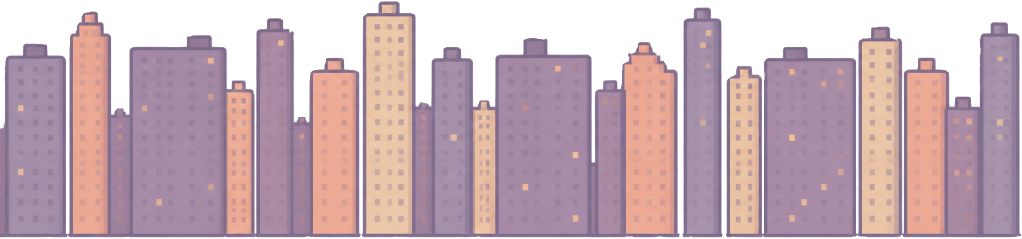
#> input picture art-src/bg/far_park.png, 2044 x 478 px (shown at 1/2 size)
$ python patch_park_mid_1.py far_park.png far_street.png
#> lines starting #> are read from the running program, lines starting #| are printed output that depends on the picture
"""Fix the one smudged (outline-less, blurred) garment on the 5th-floor balcony of park_mid_1_v3 by copying
the matching balcony window+laundry rectangle from floor 1 of the SAME image (floors repeat at +664 px from floor 1
to floor 5, dx=0, found by image matching on the window/AC columns). Input: cleaned sheet, output: patched sheet."""
import sys
from PIL import Image

src, out = sys.argv[1], sys.argv[2]
im = Image.open(src).convert('RGBA')
#> im is the input picture: PIL image 2044x478 RGBA; mean R, G, B, A 161.7, 131.7, 145.3, 188.1
X0, X1 = 45, 258      # balcony window opening incl. laundry, inside the balcony outline
Y0, Y1 = 113, 212     # floor-1 rows: below window head, above balcony slab
OFF = 664
patch = im.crop((X0, Y0, X1, Y1))
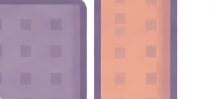
#> patch: PIL image 213x99 RGBA; mean R, G, B, A 177.5, 140.3, 152.5, 201.7; transparent parts drawn white
im.paste(patch, (X0, Y0 + OFF))
im.save(out)
print('patched', out)

$ run again, on art-src/bg/office_mid_1.png
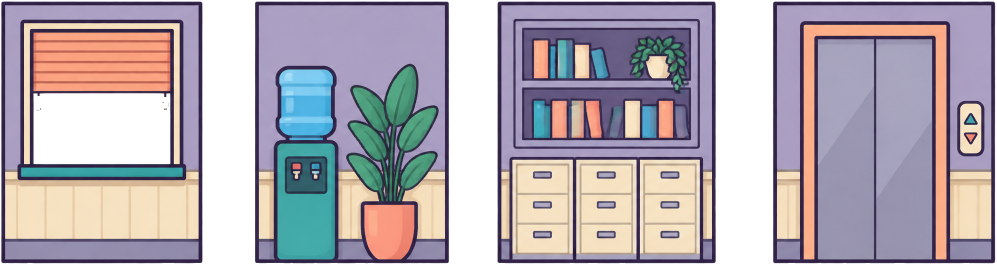
#> input picture art-src/bg/office_mid_1.png, 1993 x 529 px (shown at 1/2 size)
#> im is the input picture: PIL image 1993x529 RGBA; mean R, G, B, A 143.2, 132.9, 146.2, 200.5
#> `patch = im.crop((X0, Y0, X1, Y1))`:
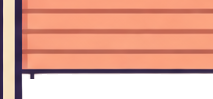
#> patch: PIL image 213x99 RGBA; mean R, G, B, A 199.9, 132.3, 113.7, 195.4; transparent parts drawn white
